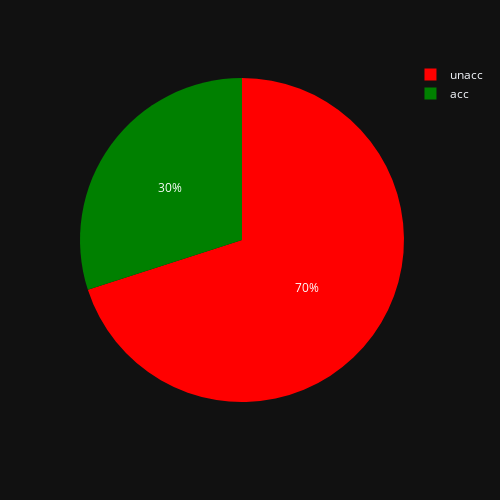

Notebook code for this chart:
### Code cell
acceptance_proportion = data[acceptance_class].value_counts().reset_index()
acceptance_proportion.columns = ['acceptance', 'count']

px.pie(
    acceptance_proportion,
    names=acceptance,
    values='count',
    color=acceptance,
    color_discrete_sequence=['red', 'green'],
    height=500,
    width=500,
)

### Figure 1 — Plotly figure (JSON) as saved in the notebook; plotly's stock layout.template omitted (floating-point values rounded to 4 significant figures)
{"data": [{"customdata": [["unacc"], ["acc"]], "domain": {"x": [0, 1], "y": [0, 1]}, "hovertemplate": "acceptance=%{customdata[0]}<br>count=%{value}<extra></extra>", "labels": ["unacc", "acc"], "legendgroup": "", "marker": {"colors": ["red", "green"]}, "name": "", "showlegend": true, "type": "pie", "values": [1210, 518]}], "layout": {"height": 500, "legend": {"tracegroupgap": 0}, "margin": {"t": 60}, "piecolorway": ["red", "green"], "width": 500}}
